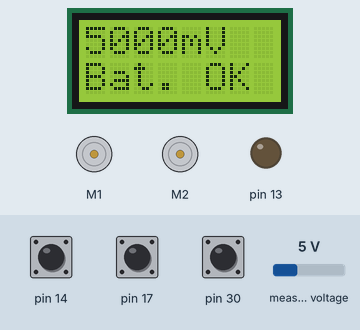
Simulated run of this sketch. Board: Arduino Leonardo, built with avr-gcc and run on an emulated ATmega32U4. Shown: 8×2 character LCD, 2 × DC motor (green arrow = forward, orange = backward, longer = faster), output pins drawn as LEDs (lit = HIGH). Inputs (shaded band) come from the test bench; at power-on: pin 14 HIGH, pin 17 HIGH, pin 30 HIGH, measured voltage 5 V.

Above: at 0.8 s.
0.9 s: pin 14 pulled LOW for 0.15 s
At 2.2 s:
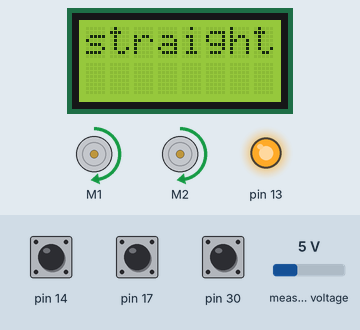
At 3.8 s:
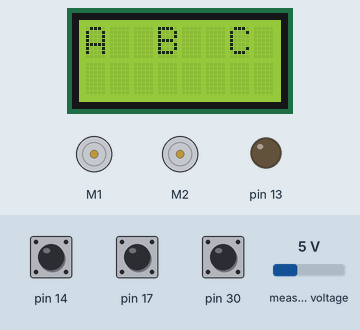
4.0 s: pin 17 pulled LOW for 0.15 s
At 4.9 s:
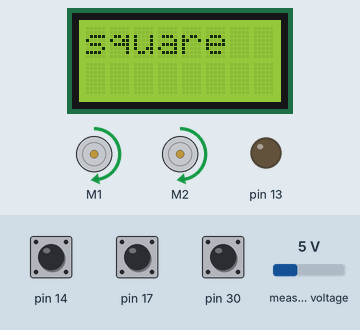
Timing chart, 0 to 13.1 s (numbered marks = the images above; inputs shaded):
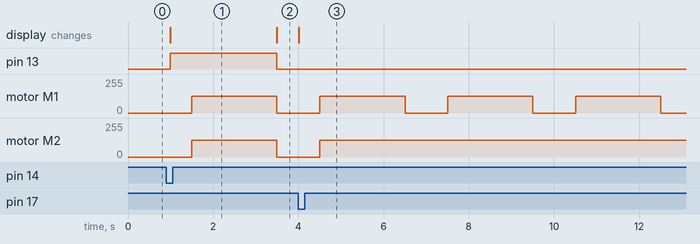

The sketch:

menu.ino
```cpp
#include <Zumo32U4.h>    //

Zumo32U4LCD lcd;          // Display (8x2)
Zumo32U4ButtonA buttonA;  // Taster A
Zumo32U4ButtonB buttonB;  // Taster B
Zumo32U4ButtonC buttonC;  // Taster C
Zumo32U4Motors motors;    // Motoren

void setup() {
  batteryTest();
  lcd.clear();
  lcd.print("A  B  C");
}

void loop() {
  if ( buttonA.isPressed() ) {
    ledYellow(1);
    lcd.clear();
    lcd.print("straight");
    delay(500);
    motors.setSpeeds(200, 200);
    delay(2000);
    motors.setSpeeds(0, 0);
    ledYellow(0);
    lcd.clear();
    lcd.print("A  B  C");
  }
  else if (buttonB.isPressed()) {
    ledGreen(1);
    lcd.clear();
    lcd.print("speed");
    delay(500);
    motors.setSpeeds(90, 90);
    delay(200);
    motors.setSpeeds(120, 120);
    delay(200);
    motors.setSpeeds(200, 200);
    delay(200);
    motors.setSpeeds(280, 280);
    delay(200);
    motors.setSpeeds(360, 360);
    delay(200);
    motors.setSpeeds(280, 280);
    delay(200);
    motors.setSpeeds(200, 200);
    delay(200);
    motors.setSpeeds(120, 120);
    delay(200);
    motors.setSpeeds(90, 90);
    delay(200);
    motors.setSpeeds(0, 0);
    lcd.clear();
    lcd.print("A  B  C");
  }
  else if (buttonC.isPressed()) {
    ledRed(1);
    lcd.clear();
    lcd.print("square");
    delay(500);
    motors.setSpeeds(200, 200);
    delay(2000);
    motors.setSpeeds(0, 0);
    motors.setSpeeds(0, 200);
    delay(1000);
    motors.setSpeeds(200, 200);
    delay(2000);
    motors.setSpeeds(0, 0);
    motors.setSpeeds(0, 200);
    delay(1000);
    motors.setSpeeds(200, 200);
    delay(2000);
    motors.setSpeeds(0, 0);
    motors.setSpeeds(0, 200);
    delay(1000);
    motors.setSpeeds(200, 200);
    delay(2000);
    motors.setSpeeds(0, 0);
    motors.setSpeeds(0, 200);
    delay(1000);
    ledRed(0);
    lcd.clear();
    lcd.print("A  B  C");
    // - turn on red LED , display shows "rectangle"
    // - wait 0.5 seconds
    // - drive the robot a rectangle of 20cm x 20cm
    // - start and end point should be indentical
    // - turn off red LED, show menu "A  B  C"
  }
}
```

test.ino
```cpp
void batteryTest() {
    int spannung = readBatteryMillivolts();
    while (!buttonA.isPressed()) {
        if (!batteryCurrent()) {
            lcd.print(spannung);
            lcd.print("mV");
            lcd.gotoXY(0, 1);
            lcd.print("Bat. LOW");
            lcd.gotoXY(0, 0);
            delay(100);
        } else if (batteryCurrent()) {
            lcd.print(spannung);
            lcd.print("mV");
            lcd.gotoXY(0, 1);
            lcd.print("Bat. OK");
            lcd.gotoXY(0, 0);
        }
        delay(100);
    }
    lcd.clear();
}

bool batteryCurrent() {
    int spannung = readBatteryMillivolts();
    while (spannung < 4200) {
        return false;
    }
        return true;
}
```

Measured:
- after the input at 0.9 s, pin 13: LOW → HIGH after 0.09 s, → LOW 2.5 s later; motor M1, motor M2: stopped → forward 127/255 after 0.59 s, → stopped 2.0 s later; the display: changes after 0.09 s (image 1)
- after the input at 4.0 s, motor M1: alternates forward 127/255 for 2.0 s and stopped for 1.0 s, starting after 0.50 s; motor M2: stopped → forward 127/255 after 0.50 s; the display: changes at once (image 3)
